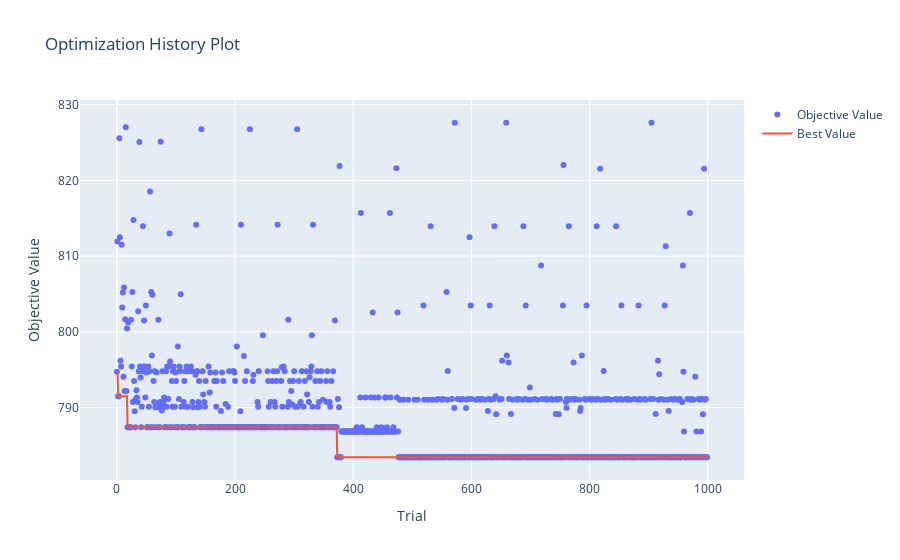

The notebook cell this image was saved under:
### Code cell
optuna.visualization.plot_optimization_history(study_cat)

### Figure 1 — Plotly figure (JSON) as saved in the notebook; plotly's stock layout.template omitted (floating-point values rounded to 4 significant figures; data arrays with more than 128 entries replaced by an {"elided": "..."} marker saying what was removed)
{"data": [{"mode": "markers", "name": "Objective Value", "type": "scatter", "x": {"elided": "1000 int values"}, "y": {"elided": "1000 float values"}}, {"mode": "lines", "name": "Best Value", "type": "scatter", "x": {"elided": "1000 int values"}, "y": {"elided": "1000 float values"}}, {"marker": {"color": "#cccccc"}, "mode": "markers", "name": "Infeasible Trial", "showlegend": false, "type": "scatter", "x": [], "y": []}], "layout": {"title": {"text": "Optimization History Plot"}, "xaxis": {"title": {"text": "Trial"}}, "yaxis": {"title": {"text": "Objective Value"}}}}
